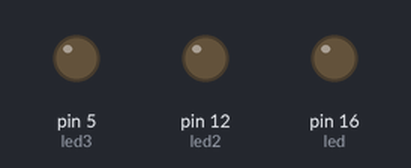
Simulated run of this sketch. Board: Arduino Uno, built with avr-gcc and run on an emulated ATmega328P. On the bench: output pins drawn as LEDs (lit = HIGH).

Above: at 0.2 s.
At 1.7 s:
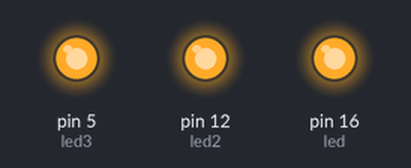
Timing chart, 0 to 3.0 s (numbered marks = the images above):
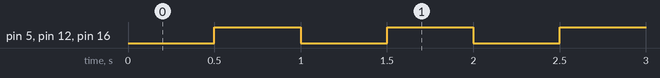

The sketch:

3Led_Chop_Nhanh.ino
```cpp
int led = 16;
int led2 = 12;
int led3 = 05;
void setup() {
  pinMode(led, OUTPUT);     // Initialize the LED_BUILTIN pin as an output
  pinMode(led2, OUTPUT);
  pinMode(led3, OUTPUT);
}

// the loop function runs over and over again forever
void loop() {
  digitalWrite(led, LOW);
  digitalWrite(led2, LOW);
  digitalWrite(led3, LOW);
  delay(500);                      // Wait for a second
  digitalWrite(led, HIGH);        // Turn the LED off by making the voltage HIGH
  digitalWrite(led2, HIGH);
  digitalWrite(led3, HIGH);
  delay(500);                     // Wait for two seconds (to demonstrate the active low LED)
}
```

Measured:
- by itself, pin 5 (led3), pin 12 (led2), pin 16 (led): alternates HIGH for 0.50 s and LOW for 0.50 s
